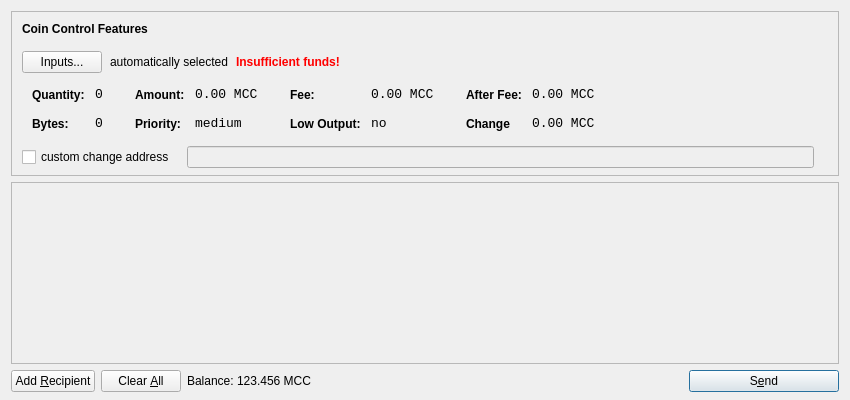
<?xml version="1.0" encoding="UTF-8"?>
<ui version="4.0">
 <class>SendCoinsDialog</class>
 <widget class="QDialog" name="SendCoinsDialog">
  <property name="geometry">
   <rect>
    <x>0</x>
    <y>0</y>
    <width>850</width>
    <height>400</height>
   </rect>
  </property>
  <property name="windowTitle">
   <string>Send Coins</string>
  </property>
  <layout class="QVBoxLayout" name="verticalLayout" stretch="0,1,0">
   <property name="bottomMargin">
    <number>8</number>
   </property>
   <item>
    <widget class="QFrame" name="frameCoinControl">
     <property name="sizePolicy">
      <sizepolicy hsizetype="Expanding" vsizetype="Expanding">
       <horstretch>0</horstretch>
       <verstretch>0</verstretch>
      </sizepolicy>
     </property>
     <property name="maximumSize">
      <size>
       <width>16777215</width>
       <height>16777215</height>
      </size>
     </property>
     <property name="frameShape">
      <enum>QFrame::StyledPanel</enum>
     </property>
     <property name="frameShadow">
      <enum>QFrame::Sunken</enum>
     </property>
     <layout class="QVBoxLayout" name="verticalLayoutCoinControl2">
      <property name="spacing">
       <number>-1</number>
      </property>
      <property name="leftMargin">
       <number>0</number>
      </property>
      <property name="topMargin">
       <number>0</number>
      </property>
      <property name="rightMargin">
       <number>0</number>
      </property>
      <property name="bottomMargin">
       <number>6</number>
      </property>
      <item>
       <layout class="QVBoxLayout" name="verticalLayoutCoinControl" stretch="0,0,0,0,1">
        <property name="spacing">
         <number>0</number>
        </property>
        <property name="leftMargin">
         <number>10</number>
        </property>
        <property name="topMargin">
         <number>10</number>
        </property>
        <item>
         <layout class="QHBoxLayout" name="horizontalLayoutCoinControl1">
          <property name="bottomMargin">
           <number>15</number>
          </property>
          <item>
           <widget class="QLabel" name="labelCoinControlFeatures">
            <property name="sizePolicy">
             <sizepolicy hsizetype="Preferred" vsizetype="Maximum">
              <horstretch>0</horstretch>
              <verstretch>0</verstretch>
             </sizepolicy>
            </property>
            <property name="font">
             <font>
              <weight>75</weight>
              <bold>true</bold>
             </font>
            </property>
            <property name="styleSheet">
             <string notr="true">font-weight:bold;</string>
            </property>
            <property name="text">
             <string>Coin Control Features</string>
            </property>
           </widget>
          </item>
         </layout>
        </item>
        <item>
         <layout class="QHBoxLayout" name="horizontalLayoutCoinControl2" stretch="0,0,0,0">
          <property name="spacing">
           <number>8</number>
          </property>
          <property name="bottomMargin">
           <number>10</number>
          </property>
          <item>
           <widget class="QPushButton" name="pushButtonCoinControl">
            <property name="styleSheet">
             <string notr="true"/>
            </property>
            <property name="text">
             <string>Inputs...</string>
            </property>
           </widget>
          </item>
          <item>
           <widget class="QLabel" name="labelCoinControlAutomaticallySelected">
            <property name="text">
             <string>automatically selected</string>
            </property>
            <property name="margin">
             <number>5</number>
            </property>
           </widget>
          </item>
          <item>
           <widget class="QLabel" name="labelCoinControlInsuffFunds">
            <property name="font">
             <font>
              <weight>75</weight>
              <bold>true</bold>
             </font>
            </property>
            <property name="styleSheet">
             <string notr="true">color:red;font-weight:bold;</string>
            </property>
            <property name="text">
             <string>Insufficient funds!</string>
            </property>
            <property name="margin">
             <number>5</number>
            </property>
           </widget>
          </item>
          <item>
           <spacer name="horizontalSpacerCoinControl">
            <property name="orientation">
             <enum>Qt::Horizontal</enum>
            </property>
            <property name="sizeHint" stdset="0">
             <size>
              <width>40</width>
              <height>1</height>
             </size>
            </property>
           </spacer>
          </item>
         </layout>
        </item>
        <item>
         <widget class="QWidget" name="widgetCoinControl" native="true">
          <property name="sizePolicy">
           <sizepolicy hsizetype="Preferred" vsizetype="Preferred">
            <horstretch>0</horstretch>
            <verstretch>0</verstretch>
           </sizepolicy>
          </property>
          <property name="minimumSize">
           <size>
            <width>0</width>
            <height>0</height>
           </size>
          </property>
          <property name="styleSheet">
           <string notr="true"/>
          </property>
          <layout class="QHBoxLayout" name="horizontalLayoutCoinControl5">
           <property name="margin">
            <number>0</number>
           </property>
           <item>
            <layout class="QHBoxLayout" name="horizontalLayoutCoinControl3" stretch="0,0,0,1">
             <property name="spacing">
              <number>20</number>
             </property>
             <property name="topMargin">
              <number>0</number>
             </property>
             <property name="bottomMargin">
              <number>10</number>
             </property>
             <item>
              <layout class="QFormLayout" name="formLayoutCoinControl1">
               <property name="horizontalSpacing">
                <number>10</number>
               </property>
               <property name="verticalSpacing">
                <number>14</number>
               </property>
               <property name="leftMargin">
                <number>10</number>
               </property>
               <property name="topMargin">
                <number>4</number>
               </property>
               <property name="rightMargin">
                <number>6</number>
               </property>
               <item row="0" column="0">
                <widget class="QLabel" name="labelCoinControlQuantityText">
                 <property name="styleSheet">
                  <string notr="true">font-weight:bold;</string>
                 </property>
                 <property name="text">
                  <string>Quantity:</string>
                 </property>
                 <property name="margin">
                  <number>0</number>
                 </property>
                </widget>
               </item>
               <item row="0" column="1">
                <widget class="QLabel" name="labelCoinControlQuantity">
                 <property name="font">
                  <font>
                   <family>Monospace</family>
                   <pointsize>10</pointsize>
                  </font>
                 </property>
                 <property name="cursor">
                  <cursorShape>IBeamCursor</cursorShape>
                 </property>
                 <property name="contextMenuPolicy">
                  <enum>Qt::ActionsContextMenu</enum>
                 </property>
                 <property name="text">
                  <string>0</string>
                 </property>
                 <property name="margin">
                  <number>0</number>
                 </property>
                 <property name="textInteractionFlags">
                  <set>Qt::LinksAccessibleByMouse|Qt::TextSelectableByKeyboard|Qt::TextSelectableByMouse</set>
                 </property>
                </widget>
               </item>
               <item row="1" column="0">
                <widget class="QLabel" name="labelCoinControlBytesText">
                 <property name="styleSheet">
                  <string notr="true">font-weight:bold;</string>
                 </property>
                 <property name="text">
                  <string>Bytes:</string>
                 </property>
                </widget>
               </item>
               <item row="1" column="1">
                <widget class="QLabel" name="labelCoinControlBytes">
                 <property name="font">
                  <font>
                   <family>Monospace</family>
                   <pointsize>10</pointsize>
                  </font>
                 </property>
                 <property name="cursor">
                  <cursorShape>IBeamCursor</cursorShape>
                 </property>
                 <property name="contextMenuPolicy">
                  <enum>Qt::ActionsContextMenu</enum>
                 </property>
                 <property name="text">
                  <string>0</string>
                 </property>
                 <property name="textInteractionFlags">
                  <set>Qt::LinksAccessibleByMouse|Qt::TextSelectableByKeyboard|Qt::TextSelectableByMouse</set>
                 </property>
                </widget>
               </item>
              </layout>
             </item>
             <item>
              <layout class="QFormLayout" name="formLayoutCoinControl2">
               <property name="horizontalSpacing">
                <number>10</number>
               </property>
               <property name="verticalSpacing">
                <number>14</number>
               </property>
               <property name="leftMargin">
                <number>6</number>
               </property>
               <property name="topMargin">
                <number>4</number>
               </property>
               <property name="rightMargin">
                <number>6</number>
               </property>
               <item row="0" column="0">
                <widget class="QLabel" name="labelCoinControlAmountText">
                 <property name="styleSheet">
                  <string notr="true">font-weight:bold;</string>
                 </property>
                 <property name="text">
                  <string>Amount:</string>
                 </property>
                 <property name="margin">
                  <number>0</number>
                 </property>
                </widget>
               </item>
               <item row="0" column="1">
                <widget class="QLabel" name="labelCoinControlAmount">
                 <property name="font">
                  <font>
                   <family>Monospace</family>
                   <pointsize>10</pointsize>
                  </font>
                 </property>
                 <property name="cursor">
                  <cursorShape>IBeamCursor</cursorShape>
                 </property>
                 <property name="contextMenuPolicy">
                  <enum>Qt::ActionsContextMenu</enum>
                 </property>
                 <property name="text">
                  <string>0.00 MCC</string>
                 </property>
                 <property name="textInteractionFlags">
                  <set>Qt::LinksAccessibleByMouse|Qt::TextSelectableByKeyboard|Qt::TextSelectableByMouse</set>
                 </property>
                </widget>
               </item>
               <item row="1" column="0">
                <widget class="QLabel" name="labelCoinControlPriorityText">
                 <property name="styleSheet">
                  <string notr="true">font-weight:bold;</string>
                 </property>
                 <property name="text">
                  <string>Priority:</string>
                 </property>
                </widget>
               </item>
               <item row="1" column="1">
                <widget class="QLabel" name="labelCoinControlPriority">
                 <property name="font">
                  <font>
                   <family>Monospace</family>
                   <pointsize>10</pointsize>
                  </font>
                 </property>
                 <property name="cursor">
                  <cursorShape>IBeamCursor</cursorShape>
                 </property>
                 <property name="contextMenuPolicy">
                  <enum>Qt::ActionsContextMenu</enum>
                 </property>
                 <property name="text">
                  <string>medium</string>
                 </property>
                 <property name="textInteractionFlags">
                  <set>Qt::LinksAccessibleByMouse|Qt::TextSelectableByKeyboard|Qt::TextSelectableByMouse</set>
                 </property>
                </widget>
               </item>
              </layout>
             </item>
             <item>
              <layout class="QFormLayout" name="formLayoutCoinControl3">
               <property name="horizontalSpacing">
                <number>10</number>
               </property>
               <property name="verticalSpacing">
                <number>14</number>
               </property>
               <property name="leftMargin">
                <number>6</number>
               </property>
               <property name="topMargin">
                <number>4</number>
               </property>
               <property name="rightMargin">
                <number>6</number>
               </property>
               <item row="0" column="0">
                <widget class="QLabel" name="labelCoinControlFeeText">
                 <property name="styleSheet">
                  <string notr="true">font-weight:bold;</string>
                 </property>
                 <property name="text">
                  <string>Fee:</string>
                 </property>
                 <property name="margin">
                  <number>0</number>
                 </property>
                </widget>
               </item>
               <item row="0" column="1">
                <widget class="QLabel" name="labelCoinControlFee">
                 <property name="font">
                  <font>
                   <family>Monospace</family>
                   <pointsize>10</pointsize>
                  </font>
                 </property>
                 <property name="cursor">
                  <cursorShape>IBeamCursor</cursorShape>
                 </property>
                 <property name="contextMenuPolicy">
                  <enum>Qt::ActionsContextMenu</enum>
                 </property>
                 <property name="text">
                  <string>0.00 MCC</string>
                 </property>
                 <property name="textInteractionFlags">
                  <set>Qt::LinksAccessibleByMouse|Qt::TextSelectableByKeyboard|Qt::TextSelectableByMouse</set>
                 </property>
                </widget>
               </item>
               <item row="1" column="0">
                <widget class="QLabel" name="labelCoinControlLowOutputText">
                 <property name="styleSheet">
                  <string notr="true">font-weight:bold;</string>
                 </property>
                 <property name="text">
                  <string>Low Output:</string>
                 </property>
                </widget>
               </item>
               <item row="1" column="1">
                <widget class="QLabel" name="labelCoinControlLowOutput">
                 <property name="font">
                  <font>
                   <family>Monospace</family>
                   <pointsize>10</pointsize>
                  </font>
                 </property>
                 <property name="cursor">
                  <cursorShape>IBeamCursor</cursorShape>
                 </property>
                 <property name="contextMenuPolicy">
                  <enum>Qt::ActionsContextMenu</enum>
                 </property>
                 <property name="text">
                  <string>no</string>
                 </property>
                 <property name="textInteractionFlags">
                  <set>Qt::LinksAccessibleByMouse|Qt::TextSelectableByKeyboard|Qt::TextSelectableByMouse</set>
                 </property>
                </widget>
               </item>
              </layout>
             </item>
             <item>
              <layout class="QFormLayout" name="formLayoutCoinControl4">
               <property name="horizontalSpacing">
                <number>10</number>
               </property>
               <property name="verticalSpacing">
                <number>14</number>
               </property>
               <property name="leftMargin">
                <number>6</number>
               </property>
               <property name="topMargin">
                <number>4</number>
               </property>
               <property name="rightMargin">
                <number>6</number>
               </property>
               <item row="0" column="0">
                <widget class="QLabel" name="labelCoinControlAfterFeeText">
                 <property name="styleSheet">
                  <string notr="true">font-weight:bold;</string>
                 </property>
                 <property name="text">
                  <string>After Fee:</string>
                 </property>
                 <property name="margin">
                  <number>0</number>
                 </property>
                </widget>
               </item>
               <item row="0" column="1">
                <widget class="QLabel" name="labelCoinControlAfterFee">
                 <property name="font">
                  <font>
                   <family>Monospace</family>
                   <pointsize>10</pointsize>
                  </font>
                 </property>
                 <property name="cursor">
                  <cursorShape>IBeamCursor</cursorShape>
                 </property>
                 <property name="contextMenuPolicy">
                  <enum>Qt::ActionsContextMenu</enum>
                 </property>
                 <property name="text">
                  <string>0.00 MCC</string>
                 </property>
                 <property name="textInteractionFlags">
                  <set>Qt::LinksAccessibleByMouse|Qt::TextSelectableByKeyboard|Qt::TextSelectableByMouse</set>
                 </property>
                </widget>
               </item>
               <item row="1" column="0">
                <widget class="QLabel" name="labelCoinControlChangeText">
                 <property name="styleSheet">
                  <string notr="true">font-weight:bold;</string>
                 </property>
                 <property name="text">
                  <string>Change</string>
                 </property>
                </widget>
               </item>
               <item row="1" column="1">
                <widget class="QLabel" name="labelCoinControlChange">
                 <property name="font">
                  <font>
                   <family>Monospace</family>
                   <pointsize>10</pointsize>
                  </font>
                 </property>
                 <property name="cursor">
                  <cursorShape>IBeamCursor</cursorShape>
                 </property>
                 <property name="contextMenuPolicy">
                  <enum>Qt::ActionsContextMenu</enum>
                 </property>
                 <property name="text">
                  <string>0.00 MCC</string>
                 </property>
                 <property name="textInteractionFlags">
                  <set>Qt::LinksAccessibleByMouse|Qt::TextSelectableByKeyboard|Qt::TextSelectableByMouse</set>
                 </property>
                </widget>
               </item>
              </layout>
             </item>
            </layout>
           </item>
          </layout>
         </widget>
        </item>
        <item>
         <layout class="QHBoxLayout" name="horizontalLayoutCoinControl4" stretch="0,0,0">
          <property name="spacing">
           <number>12</number>
          </property>
          <property name="sizeConstraint">
           <enum>QLayout::SetDefaultConstraint</enum>
          </property>
          <property name="topMargin">
           <number>5</number>
          </property>
          <property name="rightMargin">
           <number>5</number>
          </property>
          <item>
           <widget class="QCheckBox" name="checkBoxCoinControlChange">
            <property name="text">
             <string>custom change address</string>
            </property>
           </widget>
          </item>
          <item>
           <widget class="QLineEdit" name="lineEditCoinControlChange">
            <property name="enabled">
             <bool>false</bool>
            </property>
            <property name="sizePolicy">
             <sizepolicy hsizetype="Expanding" vsizetype="Fixed">
              <horstretch>0</horstretch>
              <verstretch>0</verstretch>
             </sizepolicy>
            </property>
           </widget>
          </item>
          <item>
           <widget class="QLabel" name="labelCoinControlChangeLabel">
            <property name="sizePolicy">
             <sizepolicy hsizetype="Preferred" vsizetype="Expanding">
              <horstretch>0</horstretch>
              <verstretch>0</verstretch>
             </sizepolicy>
            </property>
            <property name="minimumSize">
             <size>
              <width>0</width>
              <height>0</height>
             </size>
            </property>
            <property name="text">
             <string/>
            </property>
            <property name="margin">
             <number>3</number>
            </property>
           </widget>
          </item>
         </layout>
        </item>
        <item>
         <spacer name="verticalSpacerCoinControl">
          <property name="orientation">
           <enum>Qt::Vertical</enum>
          </property>
          <property name="sizeHint" stdset="0">
           <size>
            <width>800</width>
            <height>1</height>
           </size>
          </property>
         </spacer>
        </item>
       </layout>
      </item>
     </layout>
    </widget>
   </item>
   <item>
    <widget class="QScrollArea" name="scrollArea">
     <property name="widgetResizable">
      <bool>true</bool>
     </property>
     <widget class="QWidget" name="scrollAreaWidgetContents">
      <property name="geometry">
       <rect>
        <x>0</x>
        <y>0</y>
        <width>830</width>
        <height>165</height>
       </rect>
      </property>
      <layout class="QVBoxLayout" name="verticalLayout_2">
       <property name="margin">
        <number>0</number>
       </property>
       <item>
        <layout class="QVBoxLayout" name="entries">
         <property name="spacing">
          <number>6</number>
         </property>
        </layout>
       </item>
       <item>
        <spacer name="verticalSpacer">
         <property name="orientation">
          <enum>Qt::Vertical</enum>
         </property>
         <property name="sizeHint" stdset="0">
          <size>
           <width>20</width>
           <height>40</height>
          </size>
         </property>
        </spacer>
       </item>
      </layout>
     </widget>
    </widget>
   </item>
   <item>
    <layout class="QHBoxLayout" name="horizontalLayout">
     <item>
      <widget class="QPushButton" name="addButton">
       <property name="toolTip">
        <string>Send to multiple recipients at once</string>
       </property>
       <property name="text">
        <string>Add &amp;Recipient</string>
       </property>
       <property name="icon">
        <iconset resource="../bitcoin.qrc">
         <normaloff>:/icons/add</normaloff>:/icons/add</iconset>
       </property>
       <property name="autoDefault">
        <bool>false</bool>
       </property>
      </widget>
     </item>
     <item>
      <widget class="QPushButton" name="clearButton">
       <property name="sizePolicy">
        <sizepolicy hsizetype="Minimum" vsizetype="Fixed">
         <horstretch>0</horstretch>
         <verstretch>0</verstretch>
        </sizepolicy>
       </property>
       <property name="toolTip">
        <string>Remove all transaction fields</string>
       </property>
       <property name="text">
        <string>Clear &amp;All</string>
       </property>
       <property name="icon">
        <iconset resource="../bitcoin.qrc">
         <normaloff>:/icons/remove</normaloff>:/icons/remove</iconset>
       </property>
       <property name="autoRepeatDelay">
        <number>300</number>
       </property>
       <property name="autoDefault">
        <bool>false</bool>
       </property>
      </widget>
     </item>
     <item>
      <layout class="QHBoxLayout" name="horizontalLayout_2">
       <property name="spacing">
        <number>3</number>
       </property>
       <item>
        <widget class="QLabel" name="label">
         <property name="sizePolicy">
          <sizepolicy hsizetype="Preferred" vsizetype="Fixed">
           <horstretch>0</horstretch>
           <verstretch>0</verstretch>
          </sizepolicy>
         </property>
         <property name="text">
          <string>Balance:</string>
         </property>
        </widget>
       </item>
       <item>
        <widget class="QLabel" name="labelBalance">
         <property name="sizePolicy">
          <sizepolicy hsizetype="Preferred" vsizetype="Fixed">
           <horstretch>0</horstretch>
           <verstretch>0</verstretch>
          </sizepolicy>
         </property>
         <property name="cursor">
          <cursorShape>IBeamCursor</cursorShape>
         </property>
         <property name="text">
          <string>123.456 MCC</string>
         </property>
         <property name="textInteractionFlags">
          <set>Qt::LinksAccessibleByMouse|Qt::TextSelectableByKeyboard|Qt::TextSelectableByMouse</set>
         </property>
        </widget>
       </item>
      </layout>
     </item>
     <item>
      <spacer name="horizontalSpacer">
       <property name="orientation">
        <enum>Qt::Horizontal</enum>
       </property>
       <property name="sizeHint" stdset="0">
        <size>
         <width>40</width>
         <height>20</height>
        </size>
       </property>
      </spacer>
     </item>
     <item>
      <widget class="QPushButton" name="sendButton">
       <property name="minimumSize">
        <size>
         <width>150</width>
         <height>0</height>
        </size>
       </property>
       <property name="toolTip">
        <string>Confirm the send action</string>
       </property>
       <property name="text">
        <string>S&amp;end</string>
       </property>
       <property name="icon">
        <iconset resource="../bitcoin.qrc">
         <normaloff>:/icons/send</normaloff>:/icons/send</iconset>
       </property>
       <property name="default">
        <bool>true</bool>
       </property>
      </widget>
     </item>
    </layout>
   </item>
  </layout>
 </widget>
 <resources>
  <include location="../bitcoin.qrc"/>
 </resources>
 <connections/>
</ui>
